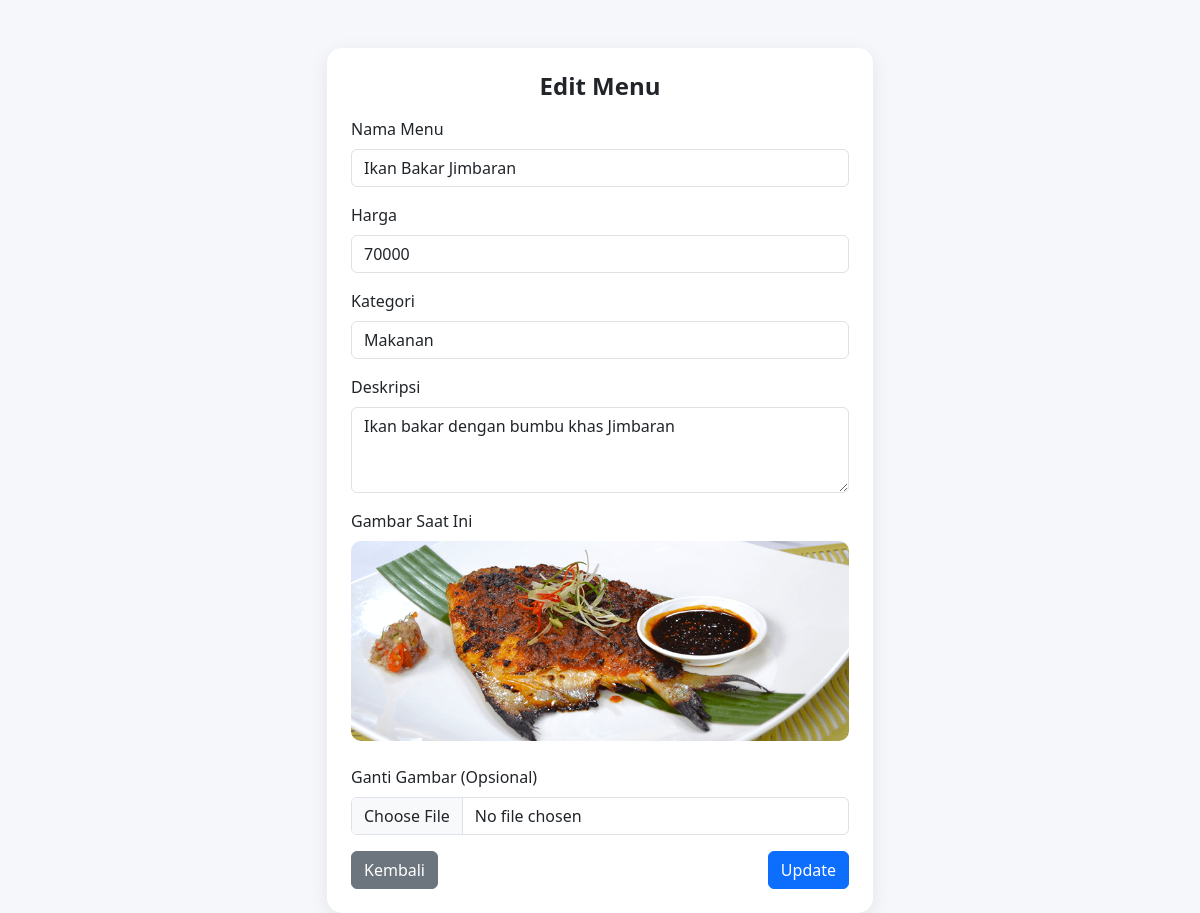
The page /menu/edit.php?id=5 (signed in) on the database its author committed.
### tables this page shows
CREATE TABLE `menu` (
  `id` int(11) NOT NULL,
  `nama_menu` varchar(100) DEFAULT NULL,
  `harga` int(11) DEFAULT NULL,
  `kategori` varchar(50) DEFAULT NULL,
  `deskripsi` text DEFAULT NULL,
  `gambar` varchar(255) DEFAULT NULL
);

### menu/edit.php (the view, shortened to what this page needs)
<?php
include '../koneksi.php';
$id = $_GET['id'];
$d = mysqli_fetch_assoc(mysqli_query($conn,"SELECT * FROM menu WHERE id=$id"));
?>
<!DOCTYPE html>
<html>
<head>
<link href="https://cdn.jsdelivr.net/npm/bootstrap@5.3.0/dist/css/bootstrap.min.css" rel="stylesheet">
</head>
<body>
<div class="container mt-5">
    <div class="row justify-content-center">
        <div class="col-md-6">
            <div class="card p-4">
                <h4 class="mb-3 fw-bold text-center">Edit Menu</h4>
                <form method="POST" enctype="multipart/form-data">
                    <div class="mb-3">
                        <label class="form-label">Nama Menu</label>
                        <input type="text" name="nama" class="form-control" value="<?= $d['nama_menu']; ?>" required>
                    </div>
                    <div class="mb-3">
                        <label class="form-label">Harga</label>
                        <input type="number" name="harga" class="form-control" value="<?= $d['harga']; ?>" required>
                    </div>
                    <div class="mb-3">
                        <label class="form-label">Kategori</label>
                        <select name="kategori" class="form-control" required>
                            <option value="Makanan" <?= $d['kategori']=='Makanan' ? 'selected' : '' ?>>Makanan</option>
                        </select>
                    </div>
                    <div class="mb-3">
                        <label class="form-label">Deskripsi</label>
                        <textarea name="deskripsi" class="form-control" rows="3"><?= $d['deskripsi']; ?></textarea>
                    </div>
                    <div class="mb-3">
                        <label class="form-label">Gambar Saat Ini</label><br>
                        <img src="../uploads/<?= $d['gambar']; ?>" class="preview-img mb-2">
                    </div>
                    <div class="mb-3">
                        <label class="form-label">Ganti Gambar (Opsional)</label>
                        <input type="file" name="gambar" class="form-control" accept="image/*" onchange="previewImage(event)">
                    </div>
                    <div class="d-flex justify-content-between">
                        <a href="../dashboard.php" class="btn btn-secondary">Kembali</a>
                        <button type="submit" name="submit" class="btn btn-primary">Update</button>
                    </div>
                </form>
            </div>
        </div>
    </div>
</div>
</body>
</html>

### menu/edit.php (style rules this page uses)
body { background-color: #f5f7fb; }
.card { border: none; border-radius: 15px; box-shadow: 0 5px 20px rgba(0,0,0,0.08); }
.preview-img { width: 100%; height: 200px; object-fit: cover; border-radius: 10px; }

### rows shown on the page
menu: nama "Ikan Bakar Jimbaran", harga "70000", kategori "Makanan", deskripsi "Ikan bakar dengan bumbu khas Jimbaran", gambar (picture)
